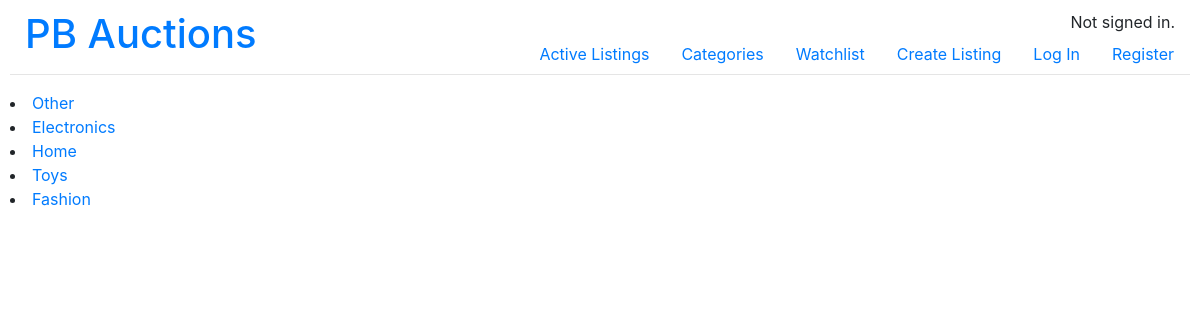
The page /category on the database its author committed.
### auctions/models.py (models this page shows)
class Category(models.Model):
    id = models.AutoField(primary_key=True)
    CATEGORY_LIST = [
        ("Electronics", "Electronics"),
        ("Home", "Home"),
        ("Toys", "Toys"),
        ("Fashion", "Fashion"),
        ("Other", "Other"),
    ]
    category_name = models.CharField(max_length=64, choices=CATEGORY_LIST, default="Other")
    def __str__(self):
        return self.category_name #display the 1st elements of each tuple

### auctions/views.py (the view)
# urls.py: path("category", views.category, name="category"), #not used
def category(request):
    categories = Category.objects.all()
    return render(request,"auctions/category.html", {
        "categories": categories
    })

### auctions/templates/auctions/category.html
{% extends "auctions/layout.html" %}
{% block body %}
    <div>
        {% for category in categories %}
            <li><a href="{% url 'listings_by_cat' category.id %}" >{{ category }}</a></li>
        {% endfor %}
    </div>
{% endblock %}

### auctions/static/auctions/styles.css (style rules this page uses)
body { padding: 10px; }

### rows shown on the page
Category: category_name "Other"
Category: category_name "Electronics"
Category: category_name "Home"
Category: category_name "Toys"
Category: category_name "Fashion"
